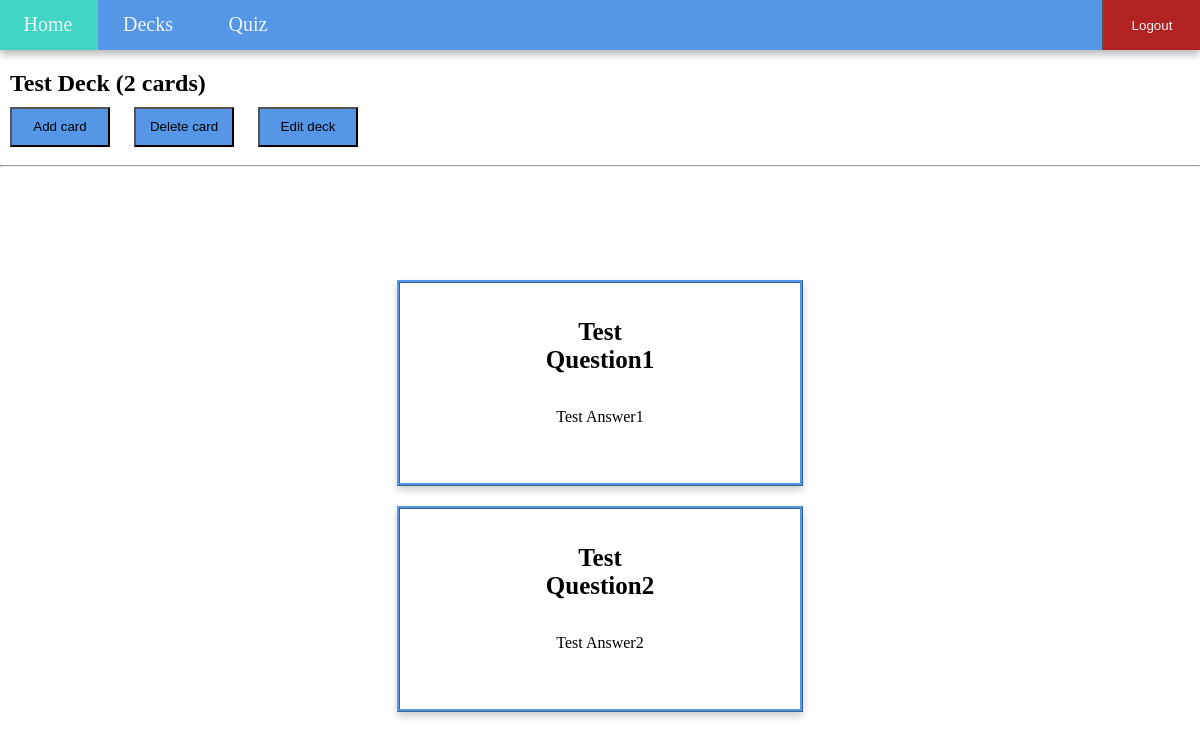
/deck/7 (signed in), run on the app's committed database.
### models/models.py (models this page shows)
class Deck(db.Model):
    __tablename__ = "decks"
    deck_id = Column(db.Integer,primary_key=True,autoincrement=True)
    name = Column(db.String,nullable=False)
    description = Column(db.String,nullable=False)

class Card(db.Model):
    __tablename__ = "cards"
    card_id = Column(db.Integer,primary_key=True,autoincrement=True)
    question = Column(db.String,nullable=False)
    answer = Column(db.String,nullable=False)
    deck_id = Column(db.Integer, db.ForeignKey("decks.deck_id"),nullable=False)

### app.py (the view)
@app.route('/deck/<int:deck_id>',methods = ['GET','POST'])
def deck(deck_id):
    if g.user:
        try:
            if get_cards(deck_id) == None:
                return render_template("cards.html")
            return render_template("cards.html",deck = get_deck(deck_id),cards = get_cards(deck_id), size = len(get_cards(deck_id)))
        except:
            return render_template("error.html")
    return redirect(url_for('signin'))

### app.py (called while the page is built)
@app.before_request
def before_request():
    g.user = None
    if 'user' in session:
        g.user = session['user']

### controllers/functions.py (called while the page is built)
def get_cards(deck_id):
    cards = [(card.card_id,card.question,card.answer) for card in db.session.query(Card).filter(Card.deck_id==deck_id).all()]
    print(cards)
    return cards

def get_deck(deck_id):
    deck = [(deck.deck_id,deck.name,deck.description) for deck in db.session.query(Deck).filter(Deck.deck_id==deck_id).all()][0]
    return deck

### templates/cards.html (shortened to what this page needs)
<!DOCTYPE html>
<html>
    <head>
        <link rel="stylesheet" href="../static/cards.css">
    </head>
    <body>
        <header style="margin: 0;">
            <nav class ="navbar">
                <ul class="nav_ul">
                    <li class="nav_item"><a class="nav_item_a" href="/dashboard">Home</a></li>
                    <li class="nav_item"><a class="nav_item_a" href="/decks">Decks</a></li>
                    <li class="nav_item"><a class="nav_item_a" href="/quiz_loader">Quiz</a></li>
                    <li class = "nav_item_logout"><button class="logout_button" onclick="window.location.href='/logout'" type="submit">Logout</button></li>
                </ul>
            </nav>
        </header>
        <div class = "dashboard_content">
        <h2 style="margin-left: 10px;margin-bottom: 0px;" >{{ deck[1] }} ({{ size }} cards)</h2>
        <button class="general_button" onclick="window.location.href='/{{ deck[0] }}/add_card'">Add card</button>
        <button class="general_button" onclick="window.location.href='/{{ deck[0] }}/delete_card'">Delete card</button>
        <button class="general_button" onclick="window.location.href='/{{ deck[0] }}/edit_deck'">Edit deck</button>
        <hr>
        </div>
        <div class="contents">
        <div style="margin-top: 10px;" class ="cards_display">
            {% for card in cards %}
                <div class="card">
                    <div class="container">
                    <h4 style="font-size: 25px;max-width: 150px;margin-left: auto;margin-right: auto;"><b>{{ card[1] }}</b></h4>
                    <p>{{ card[2] }}</p>
                    </div>
                </div>
            {% endfor %}
        </div>
        </div>
    </body>
</html>

### static/cards.css (style rules this page uses)
.nav_item { text-align: center; display: inline-block; padding: 15px; margin: -2px; width: 70px; height: 50px; }
.nav_item_a { margin: 0px; padding: 0px; font-size: 20px; text-align:center; color:#f0f3f6; text-decoration:none }
.nav_item_logout { float: right; text-align: center; display: block; padding: 15px; margin: -2px; width: 70px; height: 50px; }
.navbar { box-shadow: 0 4px 8px 0 rgba(0,0,0,0.3); transition: 0.3s; position: fixed; top: 0; z-index:1000; vertical-align: middle; overflow: hidden; width: 100%; height: 50px; margin: 0px; padding:0px; margin: 0px; background: #5596e6; }
.nav_ul { margin: 0px; padding: 0px; }
body { background-color:#ffffff; margin: 0px; }
.logout_button { margin-left: -15px; margin-top: -15px; height: 54px; width: 100px; color: #f0f3f6; background-color: firebrick; }
.card { margin-top: 20px; border-style:ridge; border-width: 3px; border-color: #5596e6; width: 400px; height: 200px; box-shadow: 0 4px 8px 0 rgba(0,0,0,0.2); transition: 0.3s; }
.container { text-align: center; padding: 2px 16px; }
.cards_display { padding: 10px; }
.general_button { width: 100px; height: 40px; margin: 10px; padding: 5; background-color: #5596e6; }
.contents { margin-top: 0px; position: absolute; top: 30%; left: 50%; -ms-transform: translate(-50%, -0%); transform: translate(-50%, -0%); text-align: center; }
.dashboard_content { padding-top: 50px; }

### data on the page
Deck: name "Test Deck"
Card: question "Test Question1", answer "Test Answer1"
Card: question "Test Question2", answer "Test Answer2"

### other printed values
{{ size }} "2"
